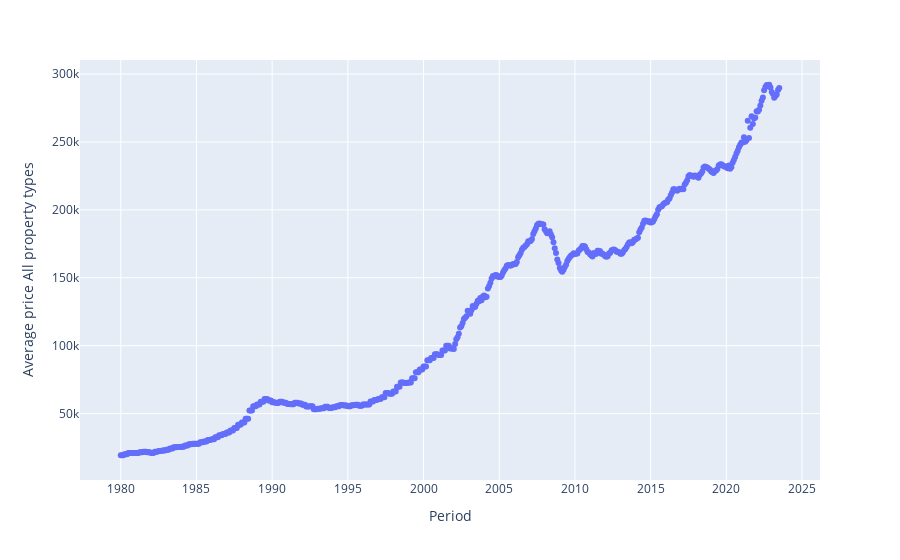

Source (notebook cell):
### Code cell
import pandas as pd
import plotly.express as px
import statsmodels as sm

filepath = r'https://raw.githubusercontent.com/data-to-insight/ERN-sessions/main/data/1980%202023%20average%20house%20prices.csv'

df = pd.read_csv(filepath)

# df.head()

df['Period'] = pd.to_datetime(df['Period'], format='%Y-%m', errors='coerce')

# df.head()

# matplotlib, seaborn

scatter_1 = px.scatter(df,
                       x='Period',
                       y='Average price All property types')

scatter_1.show()

### Figure 1 — Plotly figure (JSON) as saved in the notebook; plotly's stock layout.template omitted (floating-point values rounded to 4 significant figures; data arrays with more than 128 entries replaced by an {"elided": "..."} marker saying what was removed)
{"data": [{"hovertemplate": "Period=%{x}<br>Average price All property types=%{y}<extra></extra>", "legendgroup": "", "marker": {"color": "#636efa", "symbol": "circle"}, "mode": "markers", "name": "", "orientation": "v", "showlegend": false, "type": "scatter", "x": {"elided": "523 str values"}, "xaxis": "x", "y": {"elided": "523 int values"}, "yaxis": "y"}], "layout": {"legend": {"tracegroupgap": 0}, "margin": {"t": 60}, "xaxis": {"anchor": "y", "domain": [0, 1], "title": {"text": "Period"}}, "yaxis": {"anchor": "x", "domain": [0, 1], "title": {"text": "Average price All property types"}}}}
